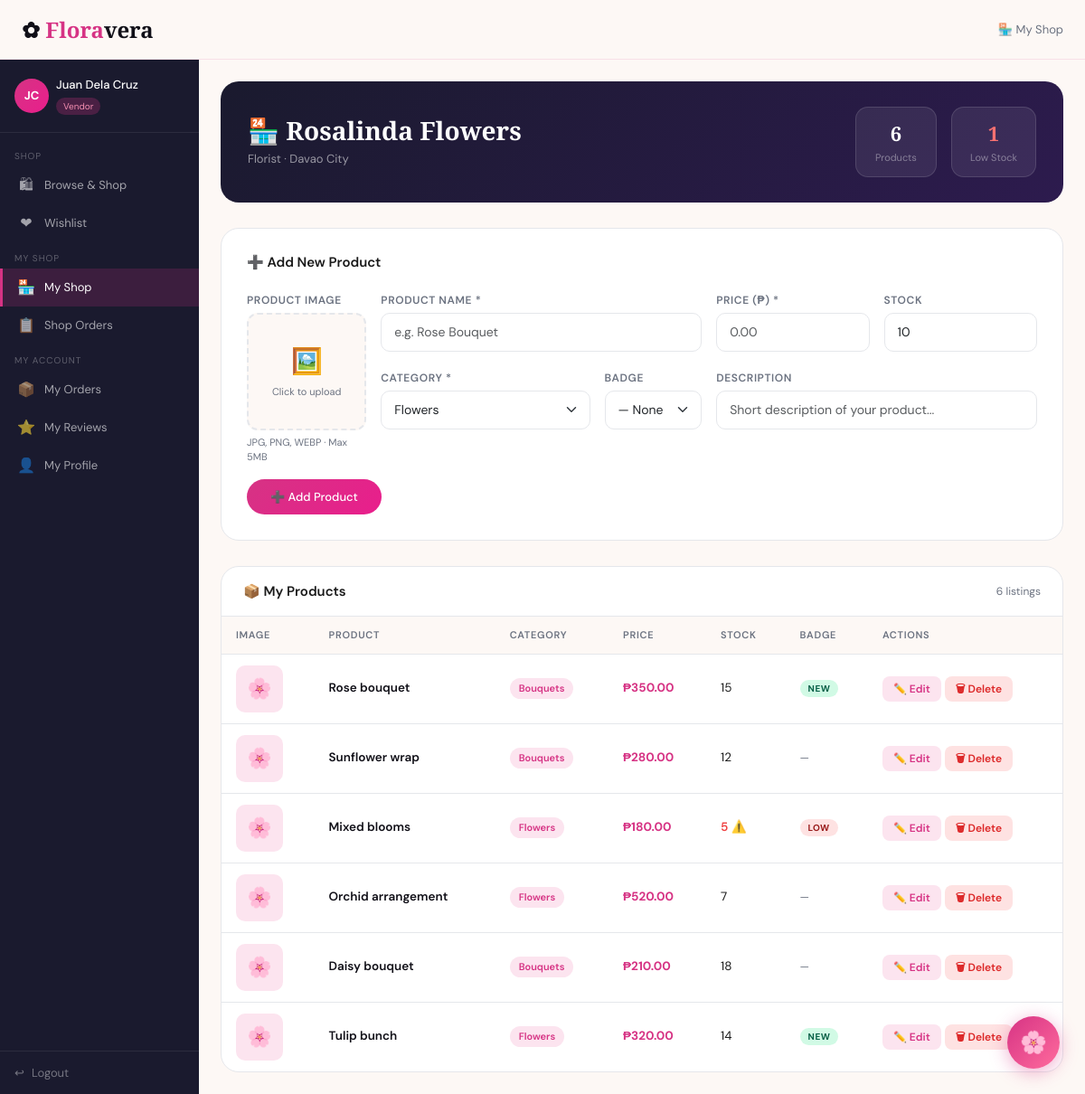
The page /customer/my_shop.php (signed in) on the database its author committed.
### tables this page shows
CREATE TABLE `vendors` (
  `id` int(11) NOT NULL,
  `user_id` int(11) NOT NULL,
  `shop_name` varchar(150) NOT NULL,
  `shop_type` varchar(80) NOT NULL DEFAULT 'Florist',
  `city` varchar(80) NOT NULL DEFAULT 'Davao City',
  `description` text DEFAULT NULL,
  `status` enum('pending','approved','rejected') DEFAULT 'pending',
  `created_at` timestamp NOT NULL DEFAULT current_timestamp()
);

CREATE TABLE `products` (
  `id` int(11) NOT NULL,
  `vendor_id` int(11) NOT NULL,
  `name` varchar(150) NOT NULL,
  `description` text DEFAULT NULL,
  `price` decimal(10,2) NOT NULL,
  `stock` int(11) NOT NULL DEFAULT 10,
  `category` enum('flowers','bouquets','handicrafts','giftsets') NOT NULL DEFAULT 'flowers',
  `emoji` varchar(10) DEFAULT '?',
  `badge` varchar(20) DEFAULT NULL,
  `created_at` timestamp NOT NULL DEFAULT current_timestamp(),
  `image` varchar(255) DEFAULT NULL
);

### customer/my_shop.php (the view, shortened to what this page needs)
<?php
include '../dbconnect.php';
$uid = (int)$_SESSION['user_id'];
$vendorRow = $conn->query("SELECT * FROM vendors WHERE user_id=$uid LIMIT 1")->fetch_assoc();
$vid = (int)$vendorRow['id'];
$conn->query("ALTER TABLE products ADD COLUMN IF NOT EXISTS image VARCHAR(255) DEFAULT NULL");
$products = $conn->query("SELECT * FROM products WHERE vendor_id=$vid ORDER BY created_at DESC");
$editProduct = null;
$categories = ['flowers','bouquets','handicrafts','giftsets'];
$badges     = ['','new','low','hot','sale'];
$total    = $conn->query("SELECT COUNT(*) c FROM products WHERE vendor_id=$vid")->fetch_assoc()['c'];
$lowStock = $conn->query("SELECT COUNT(*) c FROM products WHERE vendor_id=$vid AND stock <= 5")->fetch_assoc()['c'];
?>
<!DOCTYPE html>
<html lang="en">
<head>
<link href="https://cdn.jsdelivr.net/npm/bootstrap@5.3.3/dist/css/bootstrap.min.css" rel="stylesheet">
<link rel="stylesheet" href="../style.css">
</head>
<body>
<nav class="fv-navbar navbar fixed-top px-4 d-flex align-items-center justify-content-between">
  <a class="fv-logo" href="../index.php">✿ <span>Flora</span>vera</a>
  <div class="d-flex align-items-center gap-2">
    <span style="font-size:13px;color:var(--fv-muted)">🏪 My Shop</span>
  </div>
</nav>
<div class="d-flex" style="padding-top:66px; min-height:100vh;">
    <?php include 'partials/sidebar.php'; ?>
    <main class="fv-main p-4">
        <div class="shop-header">
            <div>
                <h2>🏪 <?= htmlspecialchars($vendorRow['shop_name']) ?></h2>
                <p><?= htmlspecialchars($vendorRow['shop_type']) ?> · <?= htmlspecialchars($vendorRow['city']) ?></p>
            </div>
            <div class="d-flex gap-3">
                <div class="shop-stat">
                    <div class="shop-stat-num"><?= $total ?></div>
                    <div class="shop-stat-label">Products</div>
                </div>
                <div class="shop-stat">
                    <div class="shop-stat-num" style="color:<?= $lowStock > 0 ? '#f87171' : '#fff' ?>"><?= $lowStock ?></div>
                    <div class="shop-stat-label">Low Stock</div>
                </div>
            </div>
        </div>
        <div class="form-card">
            <h5><?= $editProduct ? '✏️ Edit Product' : '➕ Add New Product' ?></h5>
            <form method="POST" enctype="multipart/form-data">
                <div class="row g-3">
                    <div class="col-md-2">
                        <label class="form-label">Product Image</label>
                        <div class="img-preview-box" onclick="document.getElementById('imgInput').click()">
                            <?php if (!empty($editProduct['image']) && file_exists('../' . $editProduct['image'])): ?>
                                <img src="../<?= htmlspecialchars($editProduct['image']) ?>" id="previewImg" alt="preview">
                            <?php else: ?>
                                <div id="previewPlaceholder" style="text-align:center">
                                    <div style="font-size:28px">🖼️</div>
                                    <div style="font-size:11px;margin-top:4px">Click to upload</div>
                                </div>
                            <?php endif; ?>
                        </div>
                        <div style="font-size:11px;color:var(--fv-muted);margin-top:5px">JPG, PNG, WEBP · Max 5MB</div>
                    </div>
                    <div class="col-md-10">
                        <div class="row g-3">
                            <div class="col-md-6">
                                <label class="form-label">Product Name *</label>
                                <input type="text" name="name" class="form-control" required
                                    value="<?= htmlspecialchars($editProduct['name'] ?? '') ?>"
                                    placeholder="e.g. Rose Bouquet">
                            </div>
                            <div class="col-md-3">
                                <label class="form-label">Price (₱) *</label>
                                <input type="number" name="price" class="form-control" min="1" step="0.01" required
                                    value="<?= $editProduct['price'] ?? '' ?>" placeholder="0.00">
                            </div>
                            <div class="col-md-3">
                                <label class="form-label">Stock</label>
                                <input type="number" name="stock" class="form-control" min="0"
                                    value="<?= $editProduct['stock'] ?? 10 ?>">
                            </div>
                            <div class="col-md-4">
                                <label class="form-label">Category *</label>
                                <select name="category" class="form-select" required>
                                    <?php foreach ($categories as $c): ?>
                                        <option value="<?= $c ?>" <?= ($editProduct['category'] ?? 'flowers') === $c ? 'selected' : '' ?>>
                                            <?= ucfirst($c) ?>
                                        </option>
                                    <?php endforeach; ?>
                                </select>
                            </div>
                            <div class="col-md-2">
                                <label class="form-label">Badge</label>
                                <select name="badge" class="form-select">
                                    <?php foreach ($badges as $b): ?>
                                        <option value="<?= $b ?>" <?= ($editProduct['badge'] ?? '') === $b ? 'selected' : '' ?>>
                                            <?= $b === '' ? '— None' : ucfirst($b) ?>
                                        </option>
                                    <?php endforeach; ?>
                                </select>
                            </div>
                            <div class="col-md-6">
                                <label class="form-label">Description</label>
                                <input type="text" name="description" class="form-control"
                                    value="<?= htmlspecialchars($editProduct['description'] ?? '') ?>"
                                    placeholder="Short description of your product...">
                            </div>
                        </div>
                    </div>
                </div>
                <div class="d-flex gap-2 mt-3">
                    <button type="submit" class="btn-fv-fill" style="padding:10px 26px">
                        <?= $editProduct ? '💾 Save Changes' : '➕ Add Product' ?>
                    </button>
                </div>
            </form>
        </div>
        <div class="products-card">
            <div class="card-head">
                <h5>📦 My Products</h5>
                <span style="font-size:12px;color:var(--fv-muted)"><?= $total ?> listing<?= $total != 1 ? 's' : '' ?></span>
            </div>
            <?php if ($products->num_rows === 0): ?>
                <div class="empty-state">
                    <div class="es-icon">🌿</div>
                    <p>You haven't listed any products yet.<br>Use the form above to add your first one!</p>
                </div>
            <?php else: ?>
                <div style="overflow-x:auto">
                    <table class="prod-table">
                        <thead>
                            <tr>
                                <th>Image</th>
                                <th>Product</th>
                                <th>Category</th>
                                <th>Price</th>
                                <th>Stock</th>
                                <th>Badge</th>
                                <th>Actions</th>
                            </tr>
                        </thead>
                        <tbody>
                        <?php while ($p = $products->fetch_assoc()): ?>
                            <tr>
                                <td>
                                    <?php if (!empty($p['image']) && file_exists('../' . $p['image'])): ?>
                                        <img src="../<?= htmlspecialchars($p['image']) ?>" class="prod-thumb" alt="<?= htmlspecialchars($p['name']) ?>">
                                    <?php else: ?>
                                        <div class="prod-thumb-placeholder">🌸</div>
                                    <?php endif; ?>
                                </td>
                                <td>
                                    <div class="prod-name"><?= htmlspecialchars($p['name']) ?></div>
                                </td>
                                <td><span class="cat-pill"><?= htmlspecialchars($p['category']) ?></span></td>
                                <td><span class="price-tag">₱<?= number_format($p['price'], 2) ?></span></td>
                                <td>
                                    <span class="<?= $p['stock'] <= 5 ? 'stock-low' : '' ?>">
                                        <?= $p['stock'] ?><?= $p['stock'] <= 5 ? ' ⚠️' : '' ?>
                                    </span>
                                </td>
                                <td>
                                    <?php if ($p['badge']): ?>
                                        <span class="badge-pill badge-<?= $p['badge'] ?>"><?= $p['badge'] ?></span>
                                    <?php else: ?>
                                        <span style="color:var(--fv-muted);font-size:12px">—</span>
                                    <?php endif; ?>
                                </td>
                                <td>
                                    <div class="d-flex gap-1">
                                        <a href="my_shop.php?edit=<?= $p['id'] ?>" class="action-btn btn-edit">✏️ Edit</a>
                                        <a href="my_shop.php?delete=<?= $p['id'] ?>"
                                           class="action-btn btn-del"
                                           onclick="return confirm('Delete this product?')">🗑 Delete</a>
                                    </div>
                                </td>
                            </tr>
                        <?php endwhile; ?>
                        </tbody>
                    </table>
                </div>
            <?php endif; ?>
        </div>
    </main>
</div>
<?php include __DIR__.'/partials/chatbot_widget.php'; ?>
</body>
</html>

### style.css (style rules this page uses)
:root { --fv-pink: #d63384; --fv-pink2: #e91e8c; --fv-pink-light: #fce4ef; --fv-pink-mid: #f48fb1; --fv-dark: #111018; --fv-dark2: #1a1a2e; --fv-cream: #fdf8f5; --fv-cream2: #f5ede8; --fv-muted: #6b7280; --fv-border: #e5e7eb; --sidebar-w: 220px; }
body { font-family: 'DM Sans', sans-serif; background: var(--fv-cream); color: #1a1a1a; }
.fv-navbar { background: rgba(253,248,245,0.95); backdrop-filter: blur(12px); border-bottom: 0.5px solid rgba(214,51,132,0.12); height: 66px; }
.fv-logo { font-family: 'Cormorant Garamond', serif; font-size: 24px; font-weight: 700; color: var(--fv-dark) !important; text-decoration: none; }
.fv-logo span { color: var(--fv-pink); }
.btn-fv-fill { background: linear-gradient(135deg, var(--fv-pink), var(--fv-pink2)); color: #fff !important; border: none; border-radius: 30px; font-weight: 500; padding: 8px 22px; font-size: 13px; transition: all .2s; }
.fv-main { margin-left: var(--sidebar-w); flex: 1; background: var(--fv-cream); min-height: calc(100vh - 66px); }

### rows shown on the page
vendors: shop_name "Rosalinda Flowers", shop_type "Florist", city "Davao City", id "1"
products: name "Rose bouquet", category "Bouquets", price "350.00", stock "15", badge "NEW"
products: name "Sunflower wrap", category "Bouquets", price "280.00", stock "12"
products: name "Mixed blooms", category "Flowers", price "180.00", stock "5", badge "LOW"
products: name "Orchid arrangement", category "Flowers", price "520.00", stock "7"
products: name "Daisy bouquet", category "Bouquets", price "210.00", stock "18"
products: name "Tulip bunch", category "Flowers", price "320.00", stock "14", badge "NEW"

### other values the page prints
$_SESSION['fullname'] "Juan Dela Cruz"
$total "6"
form field category "Flowers"
